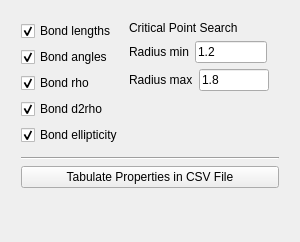
                  <widget class="QWidget" name="page_7">
                   <property name="geometry">
                    <rect>
                     <x>0</x>
                     <y>0</y>
                     <width>300</width>
                     <height>242</height>
                    </rect>
                   </property>
                   <attribute name="label">
                    <string>Tabulate Properties</string>
                   </attribute>
                   <layout class="QGridLayout" name="gridLayout_22">
                    <item row="0" column="0">
                     <layout class="QVBoxLayout" name="verticalLayout">
                      <property name="leftMargin">
                       <number>10</number>
                      </property>
                      <property name="topMargin">
                       <number>10</number>
                      </property>
                      <property name="rightMargin">
                       <number>10</number>
                      </property>
                      <property name="bottomMargin">
                       <number>10</number>
                      </property>
                      <item>
                       <layout class="QHBoxLayout" name="horizontalLayout_12">
                        <property name="topMargin">
                         <number>0</number>
                        </property>
                        <item>
                         <layout class="QVBoxLayout" name="verticalLayout_21">
                          <property name="topMargin">
                           <number>0</number>
                          </property>
                          <item>
                           <widget class="QCheckBox" name="tabPropLength">
                            <property name="text">
                             <string>Bond lengths</string>
                            </property>
                            <property name="checked">
                             <bool>true</bool>
                            </property>
                           </widget>
                          </item>
                          <item>
                           <widget class="QCheckBox" name="tabPropAngle">
                            <property name="text">
                             <string>Bond angles</string>
                            </property>
                            <property name="checked">
                             <bool>true</bool>
                            </property>
                           </widget>
                          </item>
                          <item>
                           <widget class="QCheckBox" name="tabPropRho">
                            <property name="text">
                             <string>Bond rho</string>
                            </property>
                            <property name="checked">
                             <bool>true</bool>
                            </property>
                           </widget>
                          </item>
                          <item>
                           <widget class="QCheckBox" name="tabPropD2rho">
                            <property name="text">
                             <string>Bond d2rho</string>
                            </property>
                            <property name="checked">
                             <bool>true</bool>
                            </property>
                           </widget>
                          </item>
                          <item>
                           <widget class="QCheckBox" name="tabPropEllip">
                            <property name="text">
                             <string>Bond ellipticity</string>
                            </property>
                            <property name="checked">
                             <bool>true</bool>
                            </property>
                           </widget>
                          </item>
                          <item>
                           <spacer name="verticalSpacer_8">
                            <property name="orientation">
                             <enum>Qt::Vertical</enum>
                            </property>
                            <property name="sizeHint" stdset="0">
                             <size>
                              <width>20</width>
                              <height>40</height>
                             </size>
                            </property>
                           </spacer>
                          </item>
                         </layout>
                        </item>
                        <item>
                         <layout class="QVBoxLayout" name="verticalLayout_25">
                          <property name="leftMargin">
                           <number>0</number>
                          </property>
                          <item>
                           <widget class="QLabel" name="label_18">
                            <property name="text">
                             <string>Critical Point Search</string>
                            </property>
                           </widget>
                          </item>
                          <item>
                           <layout class="QHBoxLayout" name="horizontalLayout_14">
                            <property name="topMargin">
                             <number>0</number>
                            </property>
                            <item>
                             <widget class="QLabel" name="label_17">
                              <property name="text">
                               <string>Radius min</string>
                              </property>
                             </widget>
                            </item>
                            <item>
                             <widget class="QLineEdit" name="tabPropCpRmin">
                              <property name="maximumSize">
                               <size>
                                <width>100</width>
                                <height>16777215</height>
                               </size>
                              </property>
                              <property name="text">
                               <string>1.2</string>
                              </property>
                             </widget>
                            </item>
                            <item>
                             <spacer name="horizontalSpacer_14">
                              <property name="orientation">
                               <enum>Qt::Horizontal</enum>
                              </property>
                              <property name="sizeHint" stdset="0">
                               <size>
                                <width>40</width>
                                <height>20</height>
                               </size>
                              </property>
                             </spacer>
                            </item>
                           </layout>
                          </item>
                          <item>
                           <layout class="QHBoxLayout" name="horizontalLayout_15">
                            <property name="topMargin">
                             <number>0</number>
                            </property>
                            <item>
                             <widget class="QLabel" name="label_20">
                              <property name="text">
                               <string>Radius max</string>
                              </property>
                             </widget>
                            </item>
                            <item>
                             <widget class="QLineEdit" name="tabPropCpRmax">
                              <property name="maximumSize">
                               <size>
                                <width>100</width>
                                <height>16777215</height>
                               </size>
                              </property>
                              <property name="text">
                               <string>1.8</string>
                              </property>
                             </widget>
                            </item>
                            <item>
                             <spacer name="horizontalSpacer_15">
                              <property name="orientation">
                               <enum>Qt::Horizontal</enum>
                              </property>
                              <property name="sizeHint" stdset="0">
                               <size>
                                <width>40</width>
                                <height>20</height>
                               </size>
                              </property>
                             </spacer>
                            </item>
                           </layout>
                          </item>
                          <item>
                           <spacer name="verticalSpacer_7">
                            <property name="orientation">
                             <enum>Qt::Vertical</enum>
                            </property>
                            <property name="sizeHint" stdset="0">
                             <size>
                              <width>20</width>
                              <height>40</height>
                             </size>
                            </property>
                           </spacer>
                          </item>
                         </layout>
                        </item>
                        <item>
                         <spacer name="horizontalSpacer_13">
                          <property name="orientation">
                           <enum>Qt::Horizontal</enum>
                          </property>
                          <property name="sizeHint" stdset="0">
                           <size>
                            <width>40</width>
                            <height>20</height>
                           </size>
                          </property>
                         </spacer>
                        </item>
                       </layout>
                      </item>
                      <item>
                       <widget class="Line" name="line_15">
                        <property name="orientation">
                         <enum>Qt::Horizontal</enum>
                        </property>
                       </widget>
                      </item>
                      <item>
                       <widget class="QPushButton" name="tabPropBut">
                        <property name="maximumSize">
                         <size>
                          <width>300</width>
                          <height>16777215</height>
                         </size>
                        </property>
                        <property name="text">
                         <string>Tabulate Properties in CSV File</string>
                        </property>
                       </widget>
                      </item>
                      <item>
                       <widget class="QLabel" name="tabPropLab">
                        <property name="text">
                         <string/>
                        </property>
                       </widget>
                      </item>
                      <item>
                       <spacer name="verticalSpacer_4">
                        <property name="orientation">
                         <enum>Qt::Vertical</enum>
                        </property>
                        <property name="sizeHint" stdset="0">
                         <size>
                          <width>20</width>
                          <height>40</height>
                         </size>
                        </property>
                       </spacer>
                      </item>
                      <item>
                       <spacer name="verticalSpacer_11">
                        <property name="orientation">
                         <enum>Qt::Vertical</enum>
                        </property>
                        <property name="sizeHint" stdset="0">
                         <size>
                          <width>20</width>
                          <height>40</height>
                         </size>
                        </property>
                       </spacer>
                      </item>
                     </layout>
                    </item>
                   </layout>
                  </widget>
